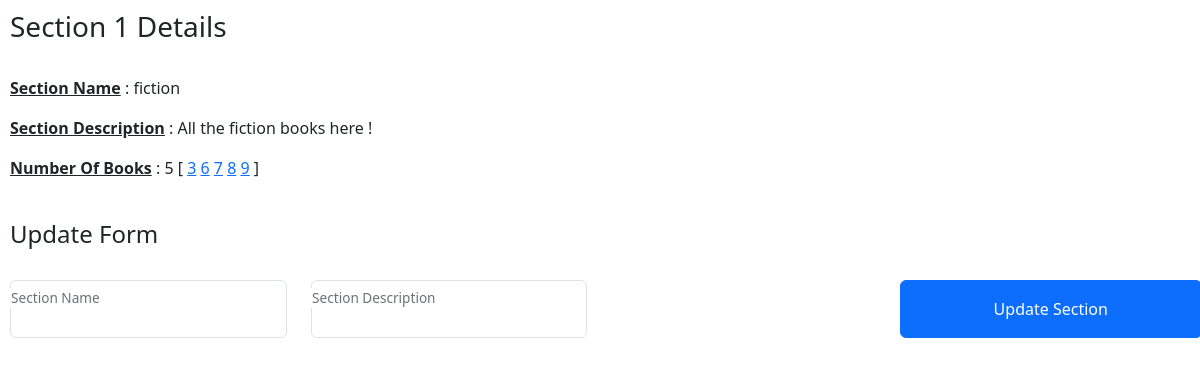
The app's page /section/update/1 (signed in) with its own data.
### library/models.py (models this page shows, shortened)
class Section(db.Model):
    __tablename__ = "SECTION"
    id = db.Column(db.Integer, primary_key=True, autoincrement=True)
    name = db.Column(db.String(40), nullable=False)
    description = db.Column(db.Text, nullable=False)
    date_created = db.Column(db.DateTime, nullable=False)
    books = db.Relationship('Book', backref="section_books", cascade="all, delete")

class Book(db.Model):
    __tablename__ = "BOOK"
    id = db.Column(db.Integer, primary_key=True, autoincrement=True)
    name = db.Column(db.String(100), nullable=False)
    author = db.Column(db.String(100), nullable=False)
    content = db.Column(db.Text, nullable=False)
    section_id = db.Column(db.Integer, db.ForeignKey('SECTION.id'), nullable=False)
    issues = db.Relationship('Issue', backref="book_issues", cascade="all, delete")

### library/routes.py (the view, shortened to what this page needs)
@app.route("/section/update/<id>", methods=["GET", "POST"])
def section_update(id):
    if session.get("username") is None:
        return render_template("no_login.html")
    if session.get("username") != "admin":
        return render_template("user_not_allowed.html")
    existing_section = models.Section.query.get(id)
    if existing_section is None:
        data = {
            "type": "Section"
        }
        return render_template("not_found.html", data=data)
    if request.method == "GET":
        data = {
            "section": existing_section,
        }
        return render_template("section_update.html", data=data)

### library/templates/section_update.html (shortened to what this page needs)
<!DOCTYPE html>
<html lang="en">
  <head>
    <link
      href="https://cdn.jsdelivr.net/npm/bootstrap@5.3.3/dist/css/bootstrap.min.css"
      rel="stylesheet"
    />
  </head>
  <body>
    <h3>Section {{data["section"].id}} Details</h3>
    <br />
    <p>
      <strong><u>Section Name</u></strong> : {{ data["section"].name }}
    </p>
    <p>
      <strong><u>Section Description</u></strong> : {{
      data["section"].description }}
    </p>
    {% if data["section"].books | length > 0 %}
    <p>
      <strong><u>Number Of Books</u></strong> :
      <span>{{ data["section"].books | length }} [</span>
      {% for b in data["section"].books %}
      <a href="/book/{{b.id}}">{{b.id}}</a>
      {% endfor %}
      <span> ]</span>
    </p>
    {% else %}
    <p>
      <strong><u>Number Of Books</u></strong> : 0
    </p>
    {% endif %}
    <br />
    <h4>Update Form</h4>
    <br />
    <form action="/section/update/{{ data['section'].id }}" method="POST">
      <div class="row">
        <div class="col form-floating">
          <input
            type="text"
            class="form-control"
            aria-label="Section Name"
            name="updated_section_name"
          />
          <label for="updated_section_name">Section Name</label>
        </div>
        <div class="col form-floating">
          <input
            type="text"
            class="form-control"
            aria-label="Section Description"
            name="updated_section_description"
          />
          <label for="updated_section_description">Section Description</label>
        </div>
        <div class="form-floating col"></div>
        <button class="col btn btn-primary" type="submit">
          Update Section
        </button>
      </div>
    </form>
  </body>
</html>

### library/templates/section_update.html (style rules this page uses)
body { padding: 10px; }

### records on screen
Section: section.id "1", section.name "fiction", section.description "All the fiction books here !"
Book: id "3"
Book: id "6"
Book: id "7"
Book: id "8"
Book: id "9"

### other values on screen
{{ data["section"].books | length }} "5"
